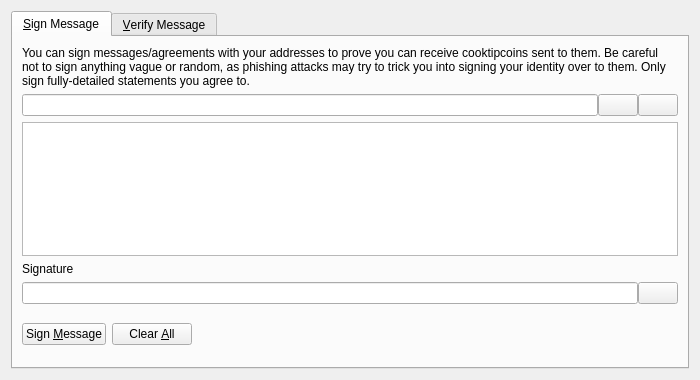
<?xml version="1.0" encoding="UTF-8"?>
<ui version="4.0">
 <class>SignVerifyMessageDialog</class>
 <widget class="QDialog" name="SignVerifyMessageDialog">
  <property name="geometry">
   <rect>
    <x>0</x>
    <y>0</y>
    <width>700</width>
    <height>380</height>
   </rect>
  </property>
  <property name="windowTitle">
   <string>Signatures - Sign / Verify a Message</string>
  </property>
  <property name="modal">
   <bool>true</bool>
  </property>
  <layout class="QVBoxLayout" name="verticalLayout">
   <item>
    <widget class="QTabWidget" name="tabWidget">
     <property name="currentIndex">
      <number>0</number>
     </property>
     <widget class="QWidget" name="tabSignMessage">
      <attribute name="title">
       <string>&amp;Sign Message</string>
      </attribute>
      <layout class="QVBoxLayout" name="verticalLayout_SM">
       <item>
        <widget class="QLabel" name="infoLabel_SM">
         <property name="text">
          <string>You can sign messages/agreements with your addresses to prove you can receive cooktipcoins sent to them. Be careful not to sign anything vague or random, as phishing attacks may try to trick you into signing your identity over to them. Only sign fully-detailed statements you agree to.</string>
         </property>
         <property name="textFormat">
          <enum>Qt::PlainText</enum>
         </property>
         <property name="wordWrap">
          <bool>true</bool>
         </property>
        </widget>
       </item>
       <item>
        <layout class="QHBoxLayout" name="horizontalLayout_1_SM">
         <property name="spacing">
          <number>0</number>
         </property>
         <item>
          <widget class="QValidatedLineEdit" name="addressIn_SM">
           <property name="toolTip">
            <string>The Cooktipcoin address to sign the message with</string>
           </property>
          </widget>
         </item>
         <item>
          <widget class="QPushButton" name="addressBookButton_SM">
           <property name="toolTip">
            <string>Choose previously used address</string>
           </property>
           <property name="text">
            <string/>
           </property>
           <property name="icon">
            <iconset resource="../bitcoin.qrc">
             <normaloff>:/icons/address-book</normaloff>:/icons/address-book</iconset>
           </property>
           <property name="shortcut">
            <string>Alt+A</string>
           </property>
           <property name="autoDefault">
            <bool>false</bool>
           </property>
          </widget>
         </item>
         <item>
          <widget class="QPushButton" name="pasteButton_SM">
           <property name="toolTip">
            <string>Paste address from clipboard</string>
           </property>
           <property name="text">
            <string/>
           </property>
           <property name="icon">
            <iconset resource="../bitcoin.qrc">
             <normaloff>:/icons/editpaste</normaloff>:/icons/editpaste</iconset>
           </property>
           <property name="shortcut">
            <string>Alt+P</string>
           </property>
           <property name="autoDefault">
            <bool>false</bool>
           </property>
          </widget>
         </item>
        </layout>
       </item>
       <item>
        <widget class="QPlainTextEdit" name="messageIn_SM">
         <property name="toolTip">
          <string>Enter the message you want to sign here</string>
         </property>
        </widget>
       </item>
       <item>
        <widget class="QLabel" name="signatureLabel_SM">
         <property name="text">
          <string>Signature</string>
         </property>
         <property name="textFormat">
          <enum>Qt::PlainText</enum>
         </property>
        </widget>
       </item>
       <item>
        <layout class="QHBoxLayout" name="horizontalLayout_2_SM">
         <property name="spacing">
          <number>0</number>
         </property>
         <item>
          <widget class="QLineEdit" name="signatureOut_SM">
           <property name="font">
            <font>
             <italic>true</italic>
            </font>
           </property>
           <property name="readOnly">
            <bool>true</bool>
           </property>
          </widget>
         </item>
         <item>
          <widget class="QPushButton" name="copySignatureButton_SM">
           <property name="toolTip">
            <string>Copy the current signature to the system clipboard</string>
           </property>
           <property name="text">
            <string/>
           </property>
           <property name="icon">
            <iconset resource="../bitcoin.qrc">
             <normaloff>:/icons/editcopy</normaloff>:/icons/editcopy</iconset>
           </property>
           <property name="autoDefault">
            <bool>false</bool>
           </property>
          </widget>
         </item>
        </layout>
       </item>
       <item>
        <layout class="QHBoxLayout" name="horizontalLayout_3_SM">
         <item>
          <widget class="QPushButton" name="signMessageButton_SM">
           <property name="toolTip">
            <string>Sign the message to prove you own this Cooktipcoin address</string>
           </property>
           <property name="text">
            <string>Sign &amp;Message</string>
           </property>
           <property name="icon">
            <iconset resource="../bitcoin.qrc">
             <normaloff>:/icons/edit</normaloff>:/icons/edit</iconset>
           </property>
           <property name="autoDefault">
            <bool>false</bool>
           </property>
          </widget>
         </item>
         <item>
          <widget class="QPushButton" name="clearButton_SM">
           <property name="toolTip">
            <string>Reset all sign message fields</string>
           </property>
           <property name="text">
            <string>Clear &amp;All</string>
           </property>
           <property name="icon">
            <iconset resource="../bitcoin.qrc">
             <normaloff>:/icons/remove</normaloff>:/icons/remove</iconset>
           </property>
           <property name="autoDefault">
            <bool>false</bool>
           </property>
          </widget>
         </item>
         <item>
          <spacer name="horizontalSpacer_1_SM">
           <property name="orientation">
            <enum>Qt::Horizontal</enum>
           </property>
           <property name="sizeHint" stdset="0">
            <size>
             <width>40</width>
             <height>48</height>
            </size>
           </property>
          </spacer>
         </item>
         <item>
          <widget class="QLabel" name="statusLabel_SM">
           <property name="font">
            <font>
             <weight>75</weight>
             <bold>true</bold>
            </font>
           </property>
           <property name="text">
            <string/>
           </property>
           <property name="wordWrap">
            <bool>true</bool>
           </property>
          </widget>
         </item>
         <item>
          <spacer name="horizontalSpacer_2_SM">
           <property name="orientation">
            <enum>Qt::Horizontal</enum>
           </property>
           <property name="sizeHint" stdset="0">
            <size>
             <width>40</width>
             <height>48</height>
            </size>
           </property>
          </spacer>
         </item>
        </layout>
       </item>
      </layout>
     </widget>
     <widget class="QWidget" name="tabVerifyMessage">
      <attribute name="title">
       <string>&amp;Verify Message</string>
      </attribute>
      <layout class="QVBoxLayout" name="verticalLayout_VM">
       <item>
        <widget class="QLabel" name="infoLabel_VM">
         <property name="text">
          <string>Enter the receiver's address, message (ensure you copy line breaks, spaces, tabs, etc. exactly) and signature below to verify the message. Be careful not to read more into the signature than what is in the signed message itself, to avoid being tricked by a man-in-the-middle attack. Note that this only proves the signing party receives with the address, it cannot prove sendership of any transaction!</string>
         </property>
         <property name="textFormat">
          <enum>Qt::PlainText</enum>
         </property>
         <property name="alignment">
          <set>Qt::AlignLeading|Qt::AlignLeft|Qt::AlignTop</set>
         </property>
         <property name="wordWrap">
          <bool>true</bool>
         </property>
        </widget>
       </item>
       <item>
        <layout class="QHBoxLayout" name="horizontalLayout_1_VM">
         <property name="spacing">
          <number>0</number>
         </property>
         <item>
          <widget class="QValidatedLineEdit" name="addressIn_VM">
           <property name="toolTip">
            <string>The Cooktipcoin address the message was signed with</string>
           </property>
          </widget>
         </item>
         <item>
          <widget class="QPushButton" name="addressBookButton_VM">
           <property name="toolTip">
            <string>Choose previously used address</string>
           </property>
           <property name="text">
            <string/>
           </property>
           <property name="icon">
            <iconset resource="../bitcoin.qrc">
             <normaloff>:/icons/address-book</normaloff>:/icons/address-book</iconset>
           </property>
           <property name="shortcut">
            <string>Alt+A</string>
           </property>
           <property name="autoDefault">
            <bool>false</bool>
           </property>
          </widget>
         </item>
        </layout>
       </item>
       <item>
        <widget class="QPlainTextEdit" name="messageIn_VM"/>
       </item>
       <item>
        <widget class="QValidatedLineEdit" name="signatureIn_VM"/>
       </item>
       <item>
        <layout class="QHBoxLayout" name="horizontalLayout_2_VM">
         <item>
          <widget class="QPushButton" name="verifyMessageButton_VM">
           <property name="toolTip">
            <string>Verify the message to ensure it was signed with the specified Cooktipcoin address</string>
           </property>
           <property name="text">
            <string>Verify &amp;Message</string>
           </property>
           <property name="icon">
            <iconset resource="../bitcoin.qrc">
             <normaloff>:/icons/transaction_0</normaloff>:/icons/transaction_0</iconset>
           </property>
           <property name="autoDefault">
            <bool>false</bool>
           </property>
          </widget>
         </item>
         <item>
          <widget class="QPushButton" name="clearButton_VM">
           <property name="toolTip">
            <string>Reset all verify message fields</string>
           </property>
           <property name="text">
            <string>Clear &amp;All</string>
           </property>
           <property name="icon">
            <iconset resource="../bitcoin.qrc">
             <normaloff>:/icons/remove</normaloff>:/icons/remove</iconset>
           </property>
           <property name="autoDefault">
            <bool>false</bool>
           </property>
          </widget>
         </item>
         <item>
          <spacer name="horizontalSpacer_1_VM">
           <property name="orientation">
            <enum>Qt::Horizontal</enum>
           </property>
           <property name="sizeHint" stdset="0">
            <size>
             <width>40</width>
             <height>48</height>
            </size>
           </property>
          </spacer>
         </item>
         <item>
          <widget class="QLabel" name="statusLabel_VM">
           <property name="font">
            <font>
             <weight>75</weight>
             <bold>true</bold>
            </font>
           </property>
           <property name="text">
            <string/>
           </property>
           <property name="wordWrap">
            <bool>true</bool>
           </property>
          </widget>
         </item>
         <item>
          <spacer name="horizontalSpacer_2_VM">
           <property name="orientation">
            <enum>Qt::Horizontal</enum>
           </property>
           <property name="sizeHint" stdset="0">
            <size>
             <width>40</width>
             <height>48</height>
            </size>
           </property>
          </spacer>
         </item>
        </layout>
       </item>
      </layout>
     </widget>
    </widget>
   </item>
  </layout>
 </widget>
 <customwidgets>
  <customwidget>
   <class>QValidatedLineEdit</class>
   <extends>QLineEdit</extends>
   <header>qvalidatedlineedit.h</header>
  </customwidget>
 </customwidgets>
 <resources>
  <include location="../bitcoin.qrc"/>
 </resources>
 <connections/>
</ui>
